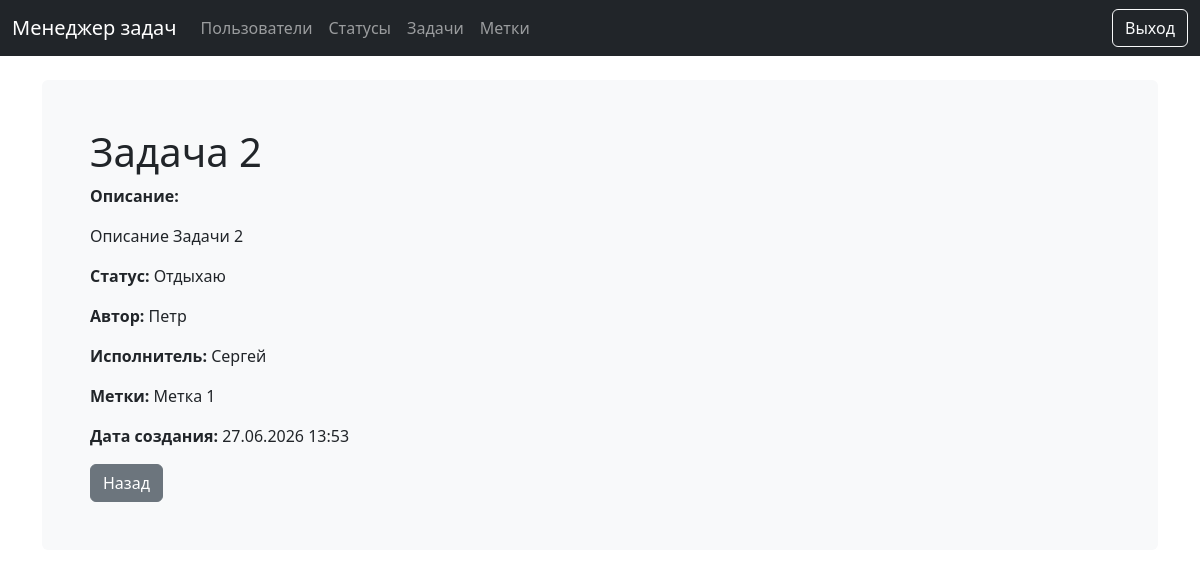
The page /tasks/2/ (signed in) on the database its author committed.
### tasks/models.py (models this page shows, shortened)
class Task(models.Model):
    name = models.CharField(max_length=255, verbose_name=_("Name"))
    description = models.TextField(blank=True, verbose_name=_("Description"))
    status = models.ForeignKey(
        Status, on_delete=models.PROTECT, verbose_name=_("Status")
    )
    author = models.ForeignKey(
        User,
        on_delete=models.PROTECT,
        related_name="authored_tasks",
        verbose_name=_("Author"),
    )
    executor = models.ForeignKey(
        User,
        on_delete=models.PROTECT,
        null=True,
        blank=True,
        related_name="executed_tasks",
        verbose_name=_("Executor"),
    )
    labels = models.ManyToManyField(Label, blank=True, verbose_name=_("Labels"))
    created_at = models.DateTimeField(auto_now_add=True)
    class Meta:
        verbose_name = _("Task")
        verbose_name_plural = _("Tasks")
        ordering = ["-created_at"]

class Label(models.Model):
    name = models.CharField(max_length=100, unique=True, verbose_name=_("Name"))
    created_at = models.DateTimeField(auto_now_add=True)
    class Meta:
        verbose_name = _("Label")
        verbose_name_plural = _("Labels")
        ordering = ["name"]

### statuses/models.py (models this page shows, shortened)
class Status(models.Model):
    name = models.CharField(max_length=100, unique=True, verbose_name=_("Name"))
    created_at = models.DateTimeField(auto_now_add=True)
    class Meta:
        verbose_name = _("Status")
        verbose_name_plural = _("Statuses")
        ordering = ["created_at"]

### tasks/views.py (the view)
# urls.py: path("<int:pk>/", views.TaskDetailView.as_view(), name="detail"),
class TaskDetailView(LoginRequiredMixin, DetailView):
    model = Task
    template_name = "tasks/detail.html"
    context_object_name = "task"

### tasks/templates/tasks/detail.html (shortened to what this page needs)
{% extends 'base.html' %}
{% block content %}
<h1>{{ task.name }}</h1>
<p><strong>Описание:</strong> {{ task.description|linebreaks }}</p>
<p><strong>Статус:</strong> {{ task.status.name }}</p>
<p><strong>Автор:</strong> {{ task.author.username }}</p>
<p><strong>Исполнитель:</strong> {{ task.executor.username|default:"Не назначен" }}</p>
<p><strong>Метки:</strong>
    {% for label in task.labels.all %}
        {{ label.name }}{% if not forloop.last %}, {% endif %}
    {% empty %}
        нет
    {% endfor %}
</p>
<p><strong>Дата создания:</strong> {{ task.created_at|date:"d.m.Y H:i" }}</p>
<a href="{% url 'tasks:list' %}" class="btn btn-secondary">Назад</a>
{% endblock %}

### rows shown on the page
Task: name "Задача 2", description "Описание Задачи 2", status.name "Отдыхаю", author.username "Петр", executor.username "Сергей", created_at "27.06.2026 13:53"
Label: name "Метка 1"
